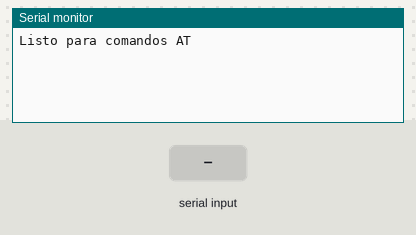
A sketch run on a simulated Arduino Uno, built with avr-gcc and run on an emulated ATmega328P. Parts: the last lines printed to the serial monitor. The inputs (shaded band) are chosen by the test bench.

Above: at 1.2 s.
1.3 s: "1" received over the second serial link
At 1.9 s:
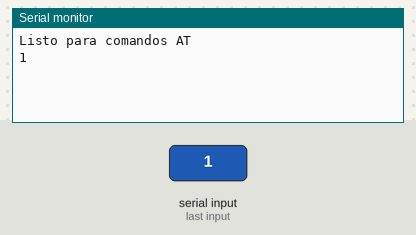
2.8 s: "0" received over the second serial link
At 4.2 s:
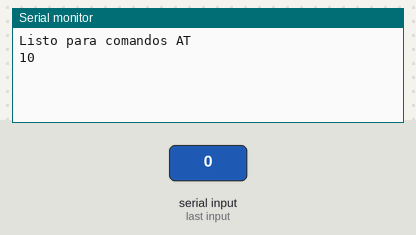

The sketch:

config_hc05.ino
```cpp
#include <SoftwareSerial.h>

// Pines para el Arduino del Brazo
#define RX A2
#define TX A3

SoftwareSerial blueSerial(RX, TX);

void setup()
{
  Serial.begin(9600);
  blueSerial.begin(9600); // Posibilidad de usar 38400 para usar comandos AT en caso de no funcionar con 9600
  Serial.println("Listo para comandos AT");
}

void loop()
{
  if (blueSerial.available())
  {
    Serial.write(blueSerial.read());
  }
  if (Serial.available())
  {
    blueSerial.write(Serial.read());
  }
}
```

Measured:
- after the input at 1.3 s, the serial monitor: prints a new line at once (image 1)
- after the input at 2.8 s, the serial monitor: prints a new line at once (image 2)
